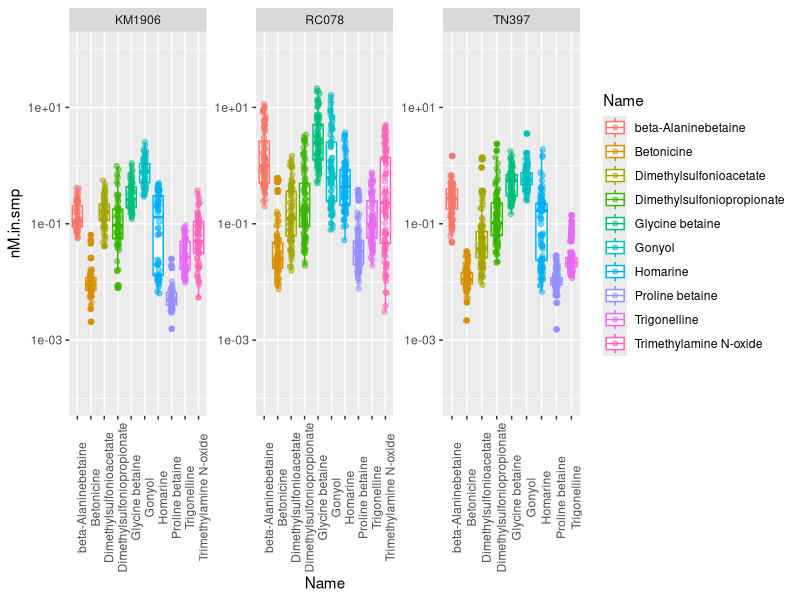
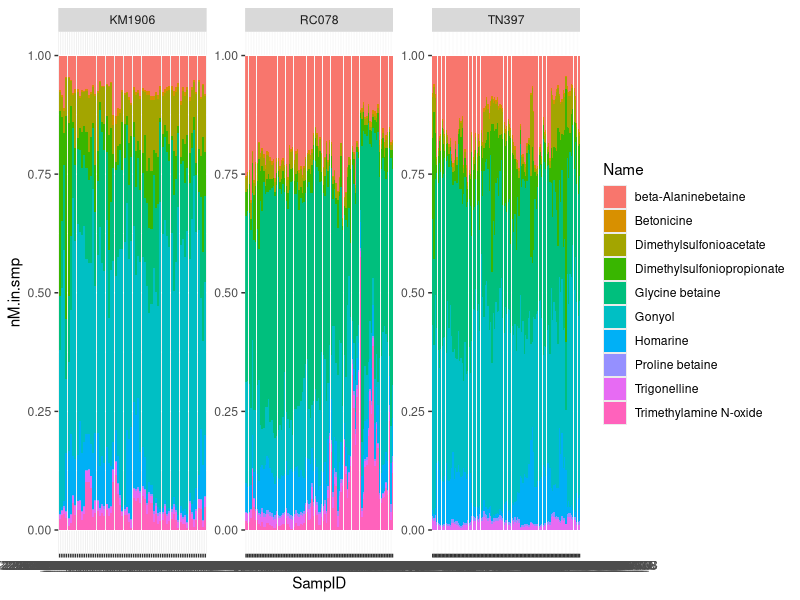
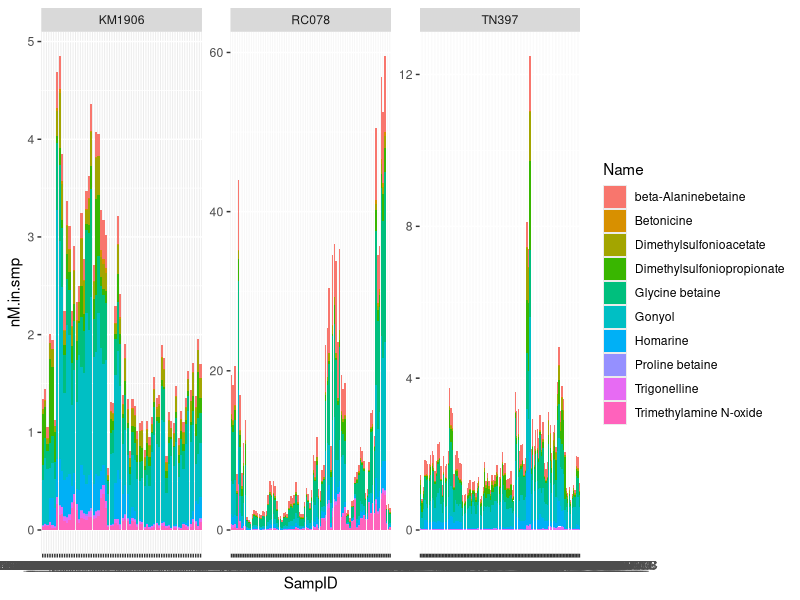
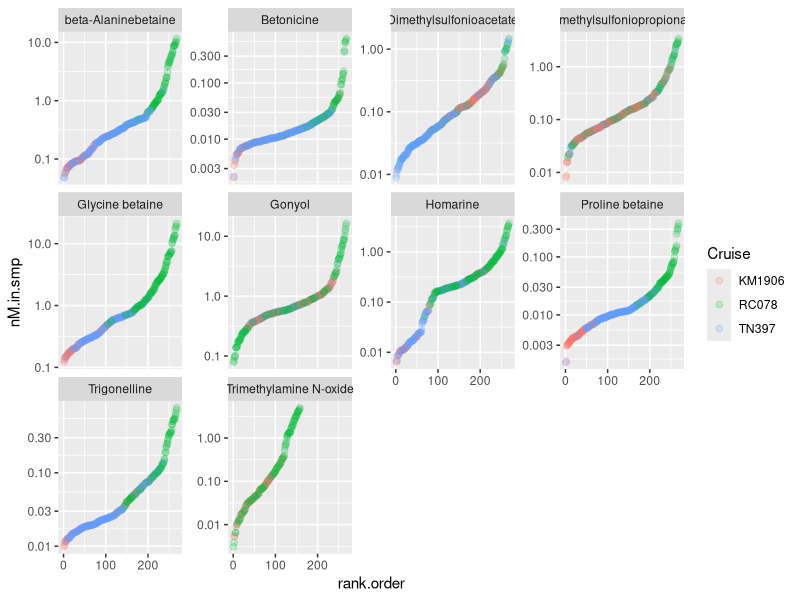
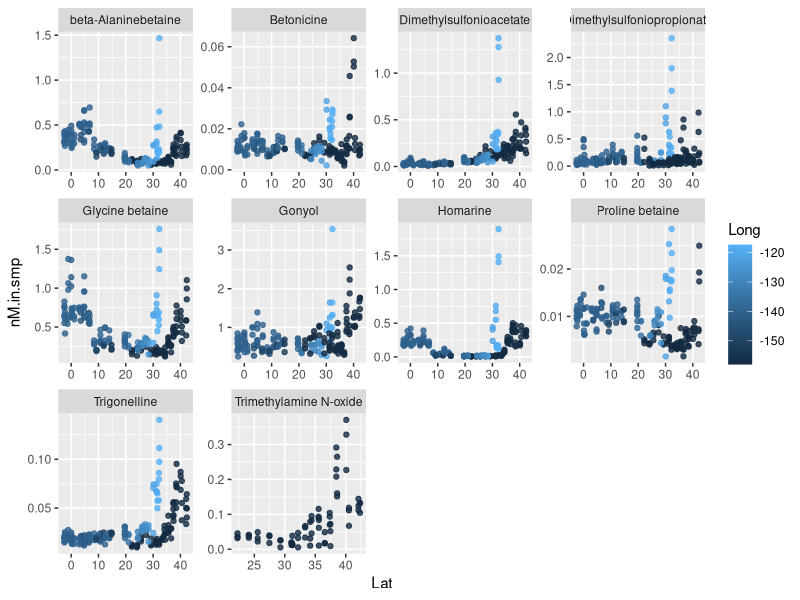
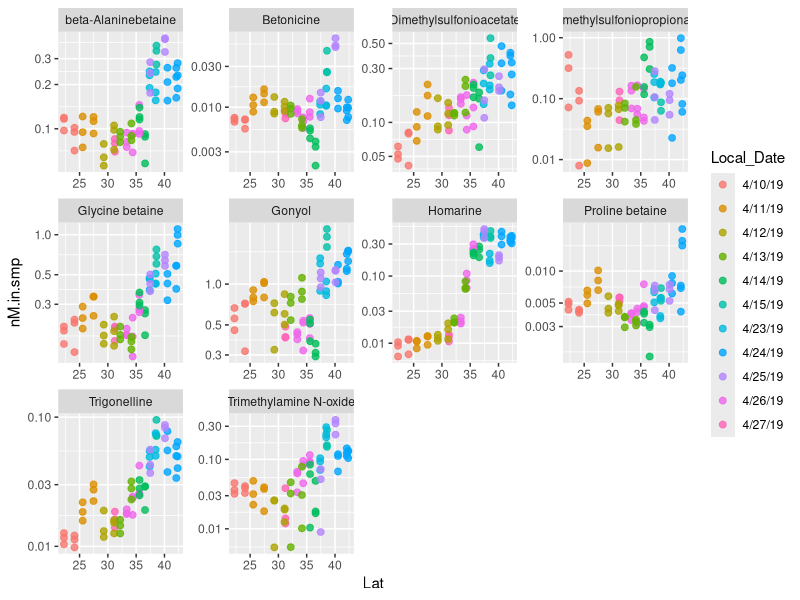
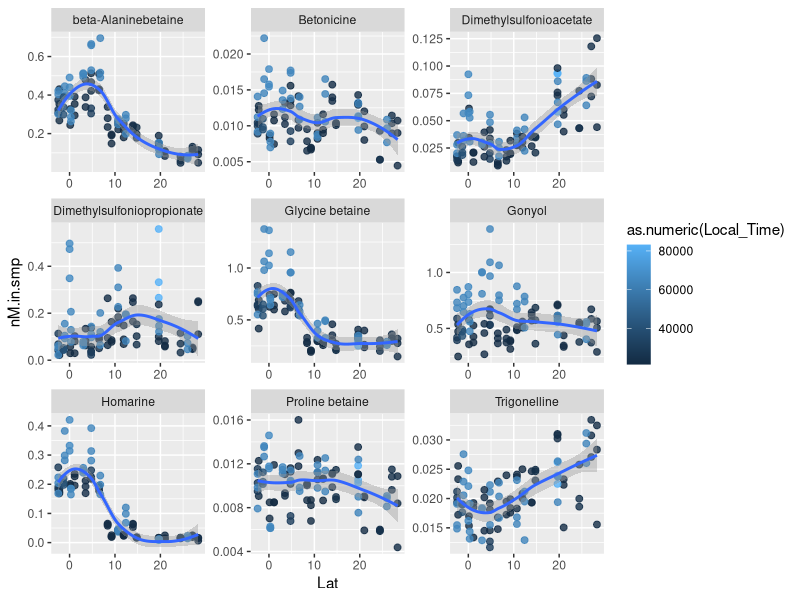

Write R code to recreate these figures, in order.



library(tidyverse)



p.q.dat <- read_csv("Intermediates/Particulate_Quant_Output.csv")
g3.samp.loc <- read_csv("Meta_Data/Ingalls_Lab_Data/G3_Samp_Locations.csv")
g4.samp.loc <- read_csv("Meta_Data/Ingalls_Lab_Data/G4_Station_Locations.csv")
D1.samp.dat <- read_csv("Meta_Data/Ingalls_Lab_Data/RC078_metadata.csv")


p.q.sum <- p.q.dat %>%
  group_by(Name, Cruise) %>%
  summarize(count = n(),
            max = max(nM.in.smp),
            mean = mean(nM.in.smp),
            median = median(nM.in.smp),
            min = min(nM.in.smp))


ggplot(p.q.dat, aes(x = Name, y = nM.in.smp, color = Name)) +
  geom_boxplot() +
  geom_jitter(width = 0.1, alpha = 0.5) +
  facet_wrap(.~Cruise, scales = "free") +
  theme(axis.text.x = element_text(angle = 90, vjust = 1)) +
  scale_y_log10(limits = c(0.0001, 100))

ggplot(p.q.dat, aes(x = SampID, y = nM.in.smp, fill = Name)) +
  geom_col(position = "fill") +
  facet_wrap(.~Cruise, scales = "free")

ggplot(p.q.dat, aes(x = SampID, y = nM.in.smp, fill = Name)) +
  geom_col(position = "stack") +
  facet_wrap(.~Cruise, scales = "free")

p.q.rank <- p.q.dat %>%
  group_by(Name) %>%
  mutate(rank.order = rank(nM.in.smp))

ggplot(p.q.rank, aes(x = rank.order, y = nM.in.smp, color = Cruise)) +
  geom_jitter(alpha = 0.2, size = 2) +
  facet_wrap(.~Name, scales = "free_y") +
  scale_y_log10() 



######organize location data:
####Location data
g3.loc <- g3.samp.loc %>%
  mutate(Cruise = "KM1906") %>%
  select(Cruise, Sample_ID, everything()) %>%
  unite(Cruise:Sample_ID, col = "Samp_ID") %>%
  filter(!is.na(Lat))


g4.loc <- g4.samp.loc %>%
  mutate(Lat = Lat_N,
         Long = -1*abs(Long_W)) %>%
  select(Samp_ID, Local_Date, Local_Time, Lat, Long) %>%
  filter(!is.na(Lat))

all.loc <- rbind(g3.loc, g4.loc)

###combine location and metabolite data:
metab.loc.dat <- p.q.dat %>%
  mutate(Samp_ID = str_remove(SampID, "220628_Smp_")) %>%
  mutate(Samp_ID = str_remove(Samp_ID, "220902_Smp_TN397_")) %>%
  mutate(Samp_ID = paste(Cruise, Samp_ID, sep = "_")) %>%
  filter(!Cruise == "RC078") %>%
  left_join(., all.loc)

ggplot(metab.loc.dat, aes(x = Lat, y = nM.in.smp, color = Long)) +
  geom_point(alpha = 0.8, size = 1.5) +
  facet_wrap(.~Name, scales = "free")# +
 # scale_y_log10()
  

g3.dat <- metab.loc.dat %>%
  filter(Cruise == "KM1906")

ggplot(g3.dat, aes(x = Lat, y = nM.in.smp, color = Local_Date)) +
  geom_point(alpha = 0.8, size = 2) +
  facet_wrap(.~Name, scales = "free") +
  scale_y_log10()


####
g4.dat <- metab.loc.dat %>%
  filter(Cruise == "TN397") %>%
  filter(Lat < 30)

ggplot(g4.dat, aes(x = Lat, y = nM.in.smp, color = as.numeric(Local_Time))) +
  geom_point(alpha = 0.8, size = 2) +
  geom_smooth() +
  facet_wrap(.~Name, scales = "free") #+
#  scale_y_log10()




########################



